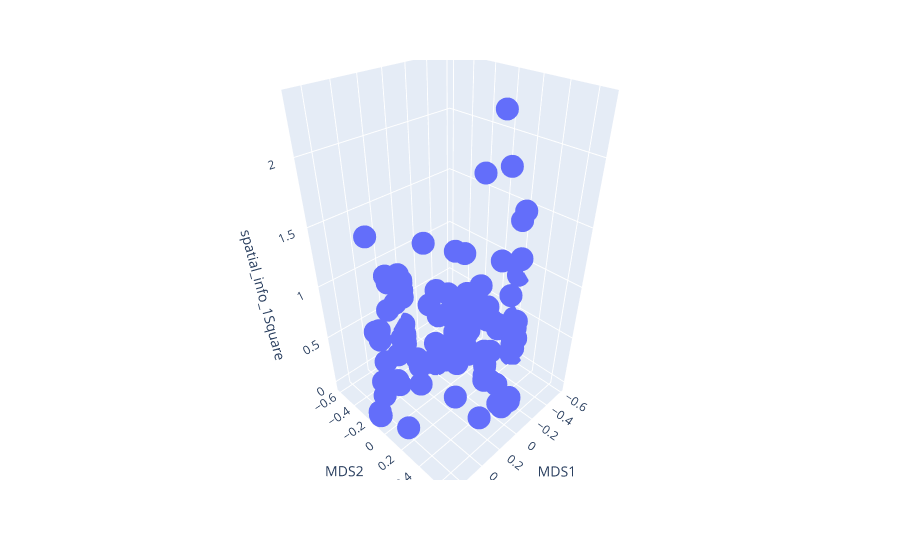

Notebook code for this chart:
### Code cell
import plotly.express as px

X = peak_dists
point_size = 1
n_cells = X.shape[0]




plot_names = True
names = np.arange(1,n_cells+1)


embedding = MDS(n_components=2,dissimilarity='precomputed',random_state=1)
X_mds = embedding.fit_transform(X)

df = cell_properties
df['MDS1'] = X_mds[:,0]
df['MDS2'] = X_mds[:,1]
df['size'] = [point_size for i in range(len(df))]

fig = px.scatter_3d(df, x='MDS1', y='MDS2', z=f'spatial_info_{session}')

fig.show()
